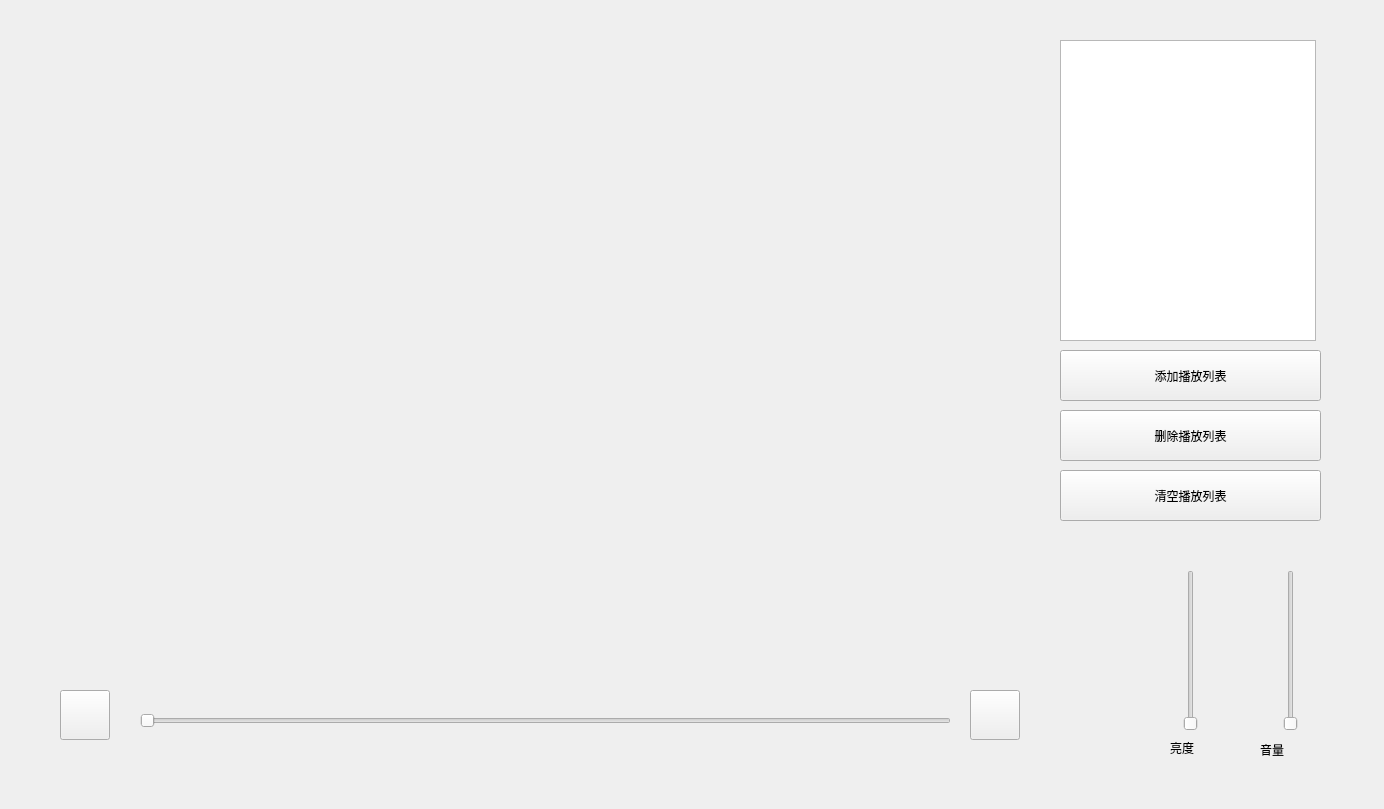
<?xml version="1.0" encoding="UTF-8"?>
<ui version="4.0">
 <class>Form</class>
 <widget class="QWidget" name="Form">
  <property name="geometry">
   <rect>
    <x>0</x>
    <y>0</y>
    <width>1384</width>
    <height>809</height>
   </rect>
  </property>
  <property name="windowTitle">
   <string>Form</string>
  </property>
  <widget class="QPushButton" name="addbtn">
   <property name="geometry">
    <rect>
     <x>1060</x>
     <y>350</y>
     <width>261</width>
     <height>51</height>
    </rect>
   </property>
   <property name="text">
    <string>添加播放列表</string>
   </property>
  </widget>
  <widget class="QLabel" name="vol">
   <property name="geometry">
    <rect>
     <x>1260</x>
     <y>740</y>
     <width>81</width>
     <height>20</height>
    </rect>
   </property>
   <property name="text">
    <string>音量</string>
   </property>
  </widget>
  <widget class="QListWidget" name="listWidget">
   <property name="geometry">
    <rect>
     <x>1060</x>
     <y>40</y>
     <width>256</width>
     <height>301</height>
    </rect>
   </property>
  </widget>
  <widget class="QSlider" name="verticalSlider">
   <property name="geometry">
    <rect>
     <x>1280</x>
     <y>570</y>
     <width>22</width>
     <height>161</height>
    </rect>
   </property>
   <property name="orientation">
    <enum>Qt::Vertical</enum>
   </property>
  </widget>
  <widget class="QLabel" name="label">
   <property name="geometry">
    <rect>
     <x>240</x>
     <y>650</y>
     <width>121</width>
     <height>31</height>
    </rect>
   </property>
   <property name="text">
    <string/>
   </property>
  </widget>
  <widget class="QPushButton" name="delbtn">
   <property name="geometry">
    <rect>
     <x>1060</x>
     <y>410</y>
     <width>261</width>
     <height>51</height>
    </rect>
   </property>
   <property name="text">
    <string>删除播放列表</string>
   </property>
  </widget>
  <widget class="QPushButton" name="pushButton">
   <property name="geometry">
    <rect>
     <x>60</x>
     <y>690</y>
     <width>50</width>
     <height>50</height>
    </rect>
   </property>
   <property name="styleSheet">
    <string notr="true"/>
   </property>
   <property name="text">
    <string/>
   </property>
  </widget>
  <widget class="QLabel" name="label_2">
   <property name="geometry">
    <rect>
     <x>60</x>
     <y>650</y>
     <width>121</width>
     <height>31</height>
    </rect>
   </property>
   <property name="text">
    <string/>
   </property>
  </widget>
  <widget class="QWidget" name="horizontalLayoutWidget">
   <property name="geometry">
    <rect>
     <x>60</x>
     <y>40</y>
     <width>961</width>
     <height>601</height>
    </rect>
   </property>
   <layout class="QHBoxLayout" name="horizontalLayout"/>
  </widget>
  <widget class="QLabel" name="light">
   <property name="geometry">
    <rect>
     <x>1170</x>
     <y>740</y>
     <width>71</width>
     <height>16</height>
    </rect>
   </property>
   <property name="text">
    <string>亮度</string>
   </property>
  </widget>
  <widget class="QPushButton" name="clearBtn">
   <property name="geometry">
    <rect>
     <x>1060</x>
     <y>470</y>
     <width>261</width>
     <height>51</height>
    </rect>
   </property>
   <property name="text">
    <string>清空播放列表</string>
   </property>
  </widget>
  <widget class="QPushButton" name="fullBtn">
   <property name="geometry">
    <rect>
     <x>970</x>
     <y>690</y>
     <width>50</width>
     <height>50</height>
    </rect>
   </property>
   <property name="styleSheet">
    <string notr="true"/>
   </property>
   <property name="text">
    <string/>
   </property>
  </widget>
  <widget class="QSlider" name="verticalSlider_2">
   <property name="geometry">
    <rect>
     <x>1180</x>
     <y>570</y>
     <width>22</width>
     <height>161</height>
    </rect>
   </property>
   <property name="orientation">
    <enum>Qt::Vertical</enum>
   </property>
  </widget>
  <widget class="QLabel" name="label_3">
   <property name="geometry">
    <rect>
     <x>420</x>
     <y>650</y>
     <width>121</width>
     <height>31</height>
    </rect>
   </property>
   <property name="text">
    <string/>
   </property>
  </widget>
  <widget class="QSlider" name="horizontalSlider">
   <property name="geometry">
    <rect>
     <x>140</x>
     <y>710</y>
     <width>811</width>
     <height>22</height>
    </rect>
   </property>
   <property name="orientation">
    <enum>Qt::Horizontal</enum>
   </property>
  </widget>
 </widget>
 <resources/>
 <connections/>
</ui>
